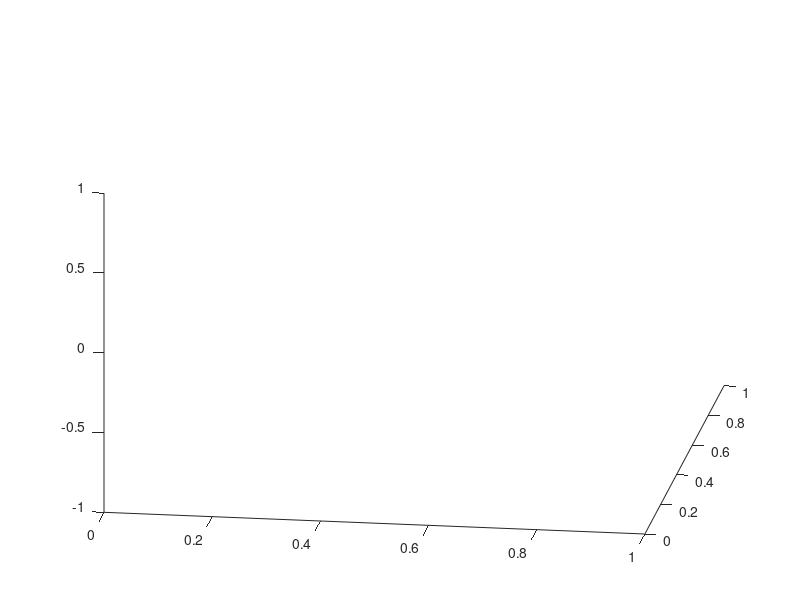

The MATLAB source for this figure: (Note: this script raises an error after producing the figure.)
% VE_skewColl_3d_ani.m
% Script to render simulation from VE_skewColl_3d.m as gif/mp4

% *** IMPORT WORKSPACE (from VE_skewColl_3d.m run) ***

% *** OR IMPORT DATA from .dat files (uncomment section below)***
%{
% PHX (x-coords) (NP x k+1)
    filename = 'PHX.dat'; delimiterIn = ';'; headerlinesIn = 0;
    PHX = importdata(filename,delimiterIn,headerlinesIn); 
% PHY (y-coords) (NP x k+1)
    filename = 'PHY.dat'; delimiterIn = ';'; headerlinesIn = 0;
    PHY = importdata(filename,delimiterIn,headerlinesIn); 
% PHZ (z-coords) (NP x k+1)
    filename = 'PHZ.dat'; delimiterIn = ';'; headerlinesIn = 0;
    PHZ = importdata(filename,delimiterIn,headerlinesIn); 
% JPK (NP x k+1)
    filename = 'Jpk.dat'; delimiterIn = ';'; headerlinesIn = 0;
    JPK = importdata(filename,delimiterIn,headerlinesIn);
% GNxyz (grid node positions) (NG x 3)
    filename = 'GNxyz.dat'; delimiterIn = ';'; headerlinesIn = 0;
    GNxyz = importdata(filename,delimiterIn,headerlinesIn);
    Ei = GNxyz(:,1); Ej = GNxyz(:,2); Ek = GNxyz(:,3);
% Energy EvT = [t,E,Q,K,Q_El,Q_N,G] (k+1 x 7)
    filename = 'Engy.dat'; delimiterIn = ';'; headerlinesIn = 0;
    EvT = importdata(filename,delimiterIn,headerlinesIn);
    T = EvT(:,1); E = EvT(:,2); El = EvT(:,3); K = EvT(:,4);
%}

% VIEWS ("calibrated")
% az = 22.3778; el = 25.1439; % good angle
az = 8.3243; el = 25.1439;  % good angle 2
% az = 0.7234; el = 90;       % top down (xy-plane)
% az = 90.0205; el = 0.0776;  % side view (yz-plane)
% az = 0.0447; el = 0.0677;   % side view (xz-plane)
view([az,el]);

% SET View (manually)
psize = 25; 
NP = size(PHX,1);
figure(1)
scatter3(PHX(:,1),PHY(:,1),PHZ(:,1),psize,'filled','c'); hold on;
scatter3(Ei(:),Ej(:),Ek(:),1,'+','b');
hold off;
view([az,el]);

% ANIMATION
% *** BREAK HERE *** To set VIEWING ANGLE manually ***
Jcol = JPK;
[az,el] = view;
figure(1);
set(gcf, 'color', 'w');

% gif:
% filename = 'VE_skewColl_3d_ani.gif';

% mp4 video: 
filename = 'VE_skewColl_3d_ani.mp4'; v = VideoWriter(filename,'MPEG-4'); open(v);

for n = 1:length(T)
    % Particle color dependent on stress
%     scatter3(PHX(:,n),PHY(:,n),PHZ(:,n),psize*ones(NP,1),[1-Jcol(:,n),Jcol(:,n),Jcol(:,n)],'filled'); hold on;
    
    % 2 color balls 
    scatter3(PHX(1:NP/2,n),PHY(1:NP/2,n),PHZ(1:NP/2,n),psize,'filled','co'); hold on; 
    scatter3(PHX((NP/2)+1:end,n),PHY((NP/2)+1:end,n),PHZ((NP/2)+1:end,n),psize,'filled','mo'); hold on; 

    % Eul. grid
    scatter3(Ei(:),Ej(:),Ek(:),1,'+','MarkerEdgeColor','none','MarkerFaceColor','none'); hold off;
    
    % Title & Labels
    title('\textbf{Viscoelastic: Skew Impact of Balls}',['$t_{k}=$',' ',num2str(T(n),'%.2f')],'Interpreter','latex');
    xlabel('$x$','Interpreter','latex');
    ylabel('$y$','Interpreter','latex');
    zlabel('$z$','Interpreter','latex');
    
    view([az,el]);
    drawnow
    frame = getframe(1);
    im = frame2im(frame);
    [imind,cm] = rgb2ind(im,256);

    % gif:
    %{
    if n == 1
        imwrite(imind,cm,filename,'gif','DelayTime',0.00001, 'Loopcount',inf);
    else
        imwrite(imind,cm,filename,'gif','DelayTime',0.00001,'WriteMode','append');
    end
    %}
    
    % mp4 video:
    writeVideo(v,frame);
end

% mp4 video:
close(v);
